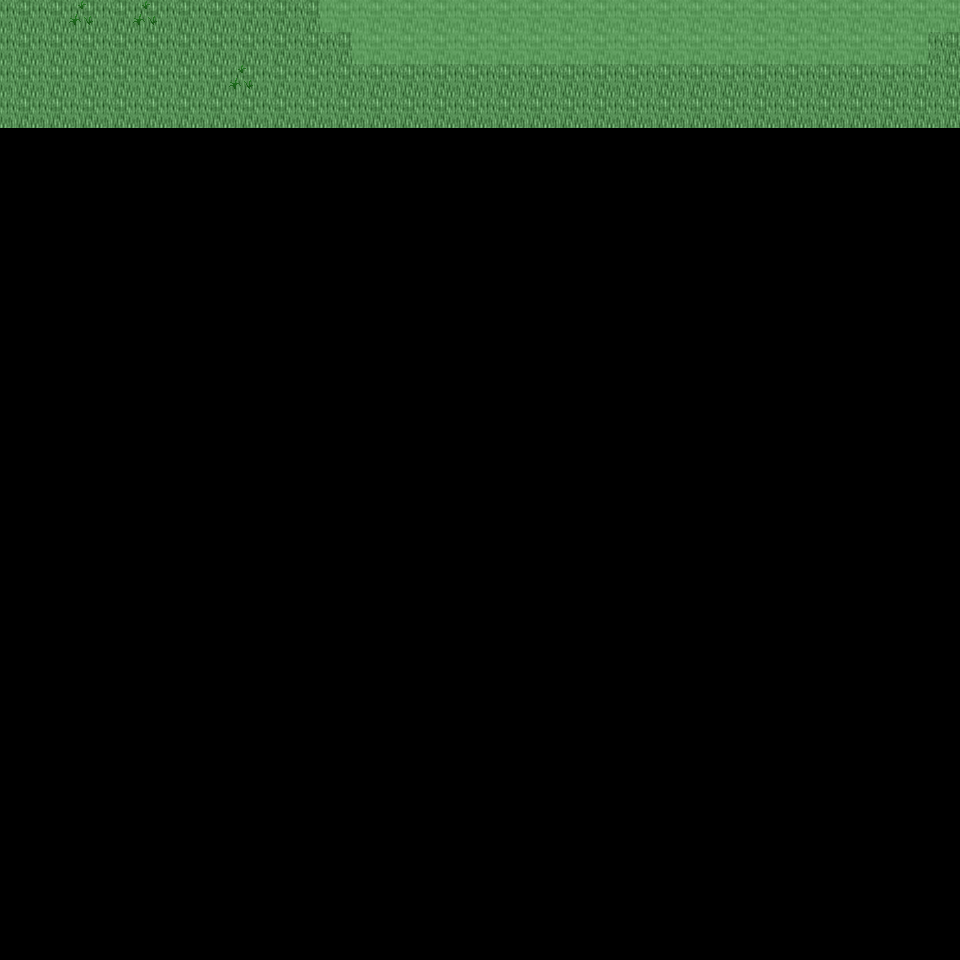

Tiled map render using the project's own tile images. Description and the map definition, with tile-layer contents summarised, below:
An orthogonal 30x30 tile map with 32x32 px tiles, 6 tile layers (Ground, Object, Object2, Above, ...), 41 tilesets and 3 objects (3x mapExit).

<map version="1.0" orientation="orthogonal" renderorder="right-down" width="30" height="30" tilewidth="32" tileheight="32" nextobjectid="4">
  <tileset firstgid="1" name="tileset_ground_ground" tilewidth="32" tileheight="32" tilecount="33" columns="3">
    <image source="../drawable/tileset_ground_ground.png" width="96" height="352" />
  </tileset>
  <tileset firstgid="34" name="tileset_ground_cobbled_paving" tilewidth="32" tileheight="32" tilecount="1" columns="1">
    <image source="../drawable/tileset_ground_cobbled_paving.png" width="32" height="32" />
  </tileset>
  <tileset firstgid="35" name="tileset_plant_grasses" tilewidth="32" tileheight="32" tilecount="6" columns="3">
    <image source="../drawable/tileset_plant_grasses.png" width="96" height="64" />
  </tileset>
  <tileset firstgid="41" name="tileset_plant_flower_daisy_white" tilewidth="32" tileheight="32" tilecount="8" columns="2">
    <image source="../drawable/tileset_plant_flower_daisy_white.png" width="64" height="128" />
  </tileset>
  <tileset firstgid="49" name="tileset_ground_ridge_earth_pale" tilewidth="32" tileheight="32" tilecount="96" columns="12">
    <image source="../drawable/tileset_ground_ridge_earth_pale.png" width="384" height="256" />
  </tileset>
  <tileset firstgid="145" name="tileset_plant_leaves" tilewidth="32" tileheight="32" tilecount="8" columns="4">
    <image source="../drawable/tileset_plant_leaves.png" width="128" height="64" />
  </tileset>
  <tileset firstgid="153" name="tileset_ground_grass_edges" tilewidth="32" tileheight="32" tilecount="36" columns="12">
    <image source="../drawable/tileset_ground_grass_edges.png" width="384" height="96" />
  </tileset>
  <tileset firstgid="189" name="tileset_ground_grass_corners" tilewidth="32" tileheight="32" tilecount="24" columns="6">
    <image source="../drawable/tileset_ground_grass_corners.png" width="192" height="128" />
  </tileset>
  <tileset firstgid="213" name="tileset_building_roof_blue" tilewidth="32" tileheight="32" tilecount="20" columns="5">
    <image source="../drawable/tileset_building_roof_blue.png" width="160" height="128" />
  </tileset>
  <tileset firstgid="233" name="tileset_building_wall_wall_brown" tilewidth="32" tileheight="32" tilecount="12" columns="3">
    <image source="../drawable/tileset_building_wall_wall_brown.png" width="96" height="128" />
  </tileset>
  <tileset firstgid="245" name="tileset_plant_tree_tree_darkgreen" tilewidth="32" tileheight="32" tilecount="88" columns="8">
    <image source="../drawable/tileset_plant_tree_tree_darkgreen.png" width="256" height="352" />
  </tileset>
  <tileset firstgid="333" name="tileset_building_roof_red" tilewidth="32" tileheight="32" tilecount="20" columns="5">
    <image source="../drawable/tileset_building_roof_red.png" width="160" height="128" />
  </tileset>
  <tileset firstgid="353" name="tileset_plant_bush_bushes" tilewidth="32" tileheight="32" tilecount="10" columns="5">
    <image source="../drawable/tileset_plant_bush_bushes.png" width="160" height="64" />
  </tileset>
  <tileset firstgid="363" name="tileset_building_window_window_left" tilewidth="32" tileheight="32" tilecount="2" columns="2">
    <image source="../drawable/tileset_building_window_window_left.png" width="64" height="32" />
  </tileset>
  <tileset firstgid="365" name="tileset_building_window_window_right" tilewidth="32" tileheight="32" tilecount="2" columns="2">
    <image source="../drawable/tileset_building_window_window_right.png" width="64" height="32" />
  </tileset>
  <tileset firstgid="367" name="tileset_building_door_door_n" tilewidth="32" tileheight="32" tilecount="6" columns="3">
    <image source="../drawable/tileset_building_door_door_n.png" width="96" height="64" />
  </tileset>
  <tileset firstgid="373" name="tileset_ground_green_paving_4" tilewidth="32" tileheight="32" tilecount="3" columns="3">
    <image source="../drawable/tileset_ground_green_paving_4.png" width="96" height="32" />
  </tileset>
  <tileset firstgid="376" name="tileset_item_postbox" tilewidth="32" tileheight="32" tilecount="4" columns="2">
    <image source="../drawable/tileset_item_postbox.png" width="64" height="64" />
  </tileset>
  <tileset firstgid="380" name="tileset_plant_bush_hedge" tilewidth="32" tileheight="32" tilecount="35" columns="5">
    <image source="../drawable/tileset_plant_bush_hedge.png" width="160" height="224" />
  </tileset>
  <tileset firstgid="415" name="tileset_building_door_closed" tilewidth="32" tileheight="32" tilecount="1" columns="1">
    <image source="../drawable/tileset_building_door_closed.png" width="32" height="32" />
  </tileset>
  <tileset firstgid="416" name="tileset_building_decoration_rocks_2" tilewidth="32" tileheight="32" tilecount="2" columns="1">
    <image source="../drawable/tileset_building_decoration_rocks_2.png" width="32" height="64" />
  </tileset>
  <tileset firstgid="418" name="tileset_plant_stump_rectangular" tilewidth="32" tileheight="32" tilecount="4" columns="2">
    <image source="../drawable/tileset_plant_stump_rectangular.png" width="64" height="64" />
  </tileset>
  <tileset firstgid="422" name="tileset_plant_stump_stump_purple" tilewidth="32" tileheight="32" tilecount="4" columns="2">
    <image source="../drawable/tileset_plant_stump_stump_purple.png" width="64" height="64" />
  </tileset>
  <tileset firstgid="426" name="tileset_building_fence_fence_chunky" tilewidth="32" tileheight="32" tilecount="21" columns="3">
    <image source="../drawable/tileset_building_fence_fence_chunky.png" width="96" height="224" />
  </tileset>
  <tileset firstgid="447" name="tileset_plant_stump_small_stump" tilewidth="32" tileheight="32" tilecount="4" columns="2">
    <image source="../drawable/tileset_plant_stump_small_stump.png" width="64" height="64" />
  </tileset>
  <tileset firstgid="451" name="tileset_building_decoration_chimney" tilewidth="32" tileheight="32" tilecount="2" columns="1">
    <image source="../drawable/tileset_building_decoration_chimney.png" width="32" height="64" />
  </tileset>
  <tileset firstgid="453" name="tileset_logic_item_sheepfood" tilewidth="32" tileheight="32" tilecount="1" columns="1">
    <image source="../drawable/tileset_logic_item_sheepfood.png" width="32" height="32" />
  </tileset>
  <tileset firstgid="454" name="tileset_logic_portal" tilewidth="32" tileheight="32" tilecount="24" columns="8">
    <image source="../drawable/tileset_logic_portal.png" width="256" height="96" />
  </tileset>
  <tileset firstgid="478" name="tileset_logic_item_sign" tilewidth="32" tileheight="32" tilecount="1" columns="1">
    <image source="../drawable/tileset_logic_item_sign.png" width="32" height="32" />
  </tileset>
  <tileset firstgid="479" name="tileset_logic_creature_sheep" tilewidth="32" tileheight="32" tilecount="1" columns="1">
    <image source="../drawable/tileset_logic_creature_sheep.png" width="32" height="32" />
  </tileset>
  <tileset firstgid="480" name="tileset_logic_collision" tilewidth="32" tileheight="32" tilecount="1" columns="1">
    <image source="../drawable/tileset_logic_collision.png" width="32" height="32" />
  </tileset>
  <tileset firstgid="481" name="tileset_logic_protection" tilewidth="32" tileheight="32" tilecount="2" columns="2">
    <image source="../drawable/tileset_logic_protection.png" width="64" height="32" />
  </tileset>
  <tileset firstgid="483" name="tileset_logic_creature_rodent" tilewidth="32" tileheight="32" tilecount="8" columns="8">
    <image source="../drawable/tileset_logic_creature_rodent.png" width="256" height="32" />
  </tileset>
  <tileset firstgid="491" name="tileset_furniture_chair_bench_iron" tilewidth="32" tileheight="32" tilecount="4" columns="2">
    <image source="../drawable/tileset_furniture_chair_bench_iron.png" width="64" height="64" />
  </tileset>
  <tileset firstgid="495" name="tileset_ground_green_paving" tilewidth="32" tileheight="32" tilecount="18" columns="3">
    <image source="../drawable/tileset_ground_green_paving.png" width="96" height="192" />
  </tileset>
  <tileset firstgid="513" name="tileset_building_fence_palisade" tilewidth="32" tileheight="32" tilecount="84" columns="6">
    <image source="../drawable/tileset_building_fence_palisade.png" width="192" height="448" />
  </tileset>
  <tileset firstgid="597" name="tileset_furniture_light_lamp_blue" tilewidth="32" tileheight="32" tilecount="3" columns="1">
    <image source="../drawable/tileset_furniture_light_lamp_blue.png" width="32" height="96" />
  </tileset>
  <tileset firstgid="600" name="tileset_light_light_5x5" tilewidth="32" tileheight="32" tilecount="25" columns="5">
    <image source="../drawable/tileset_light_light_5x5.png" width="160" height="160" />
  </tileset>
  <tileset firstgid="625" name="tileset_light_dim_light_7x5" tilewidth="32" tileheight="32" tilecount="35" columns="7">
    <image source="../drawable/tileset_light_dim_light_7x5.png" width="224" height="160" />
  </tileset>
  <tileset firstgid="660" name="tileset_plant_flower_flowers_mixed" tilewidth="32" tileheight="32" tilecount="16" columns="4">
    <image source="../drawable/tileset_plant_flower_flowers_mixed.png" width="128" height="128" />
  </tileset>
  <tileset firstgid="676" name="tileset_light_door_light" tilewidth="32" tileheight="32" tilecount="12" columns="3">
    <image source="../drawable/tileset_light_door_light.png" width="96" height="128" />
  </tileset>
  <layer name="Ground" width="30" height="30">
    <data>[900 cells, 120 non-empty, 1 distinct tile ids]</data>
  </layer>
  <layer name="Object" width="30" height="30">
    <data>[900 cells, 41 non-empty, 8 distinct tile ids]</data>
  </layer>
  <layer name="Object2" width="30" height="30">
    <data>[900 cells, 0 non-empty, 0 distinct tile ids]</data>
  </layer>
  <layer name="Above" width="30" height="30">
    <data>[900 cells, 1 non-empty, 1 distinct tile ids]</data>
  </layer>
  <layer name="Above2" width="30" height="30">
    <data>[900 cells, 0 non-empty, 0 distinct tile ids]</data>
  </layer>
  <layer name="Walkable" width="30" height="30">
    <data>[900 cells, 38 non-empty, 1 distinct tile ids]</data>
  </layer>
  <objectgroup name="MapEvents">
    <object id="1" name="north" type="mapExit" x="0" y="0" width="320" height="32">
      <properties>
        <property name="map" value="level_0_x60_y22" />
        <property name="x" value="0" />
        <property name="y" value="28" />
      </properties>
    </object>
    <object id="2" name="west" type="mapExit" x="0" y="0" width="32" height="960">
      <properties>
        <property name="map" value="level_0_x59_y23" />
        <property name="x" value="28" />
        <property name="y" value="0" />
      </properties>
    </object>
    <object id="3" name="east" type="mapExit" x="928" y="32" width="32" height="928">
      <properties>
        <property name="map" value="level_0_x61_y23" />
        <property name="x" value="1" />
        <property name="y" value="1" />
      </properties>
    </object>
  </objectgroup>
</map>
